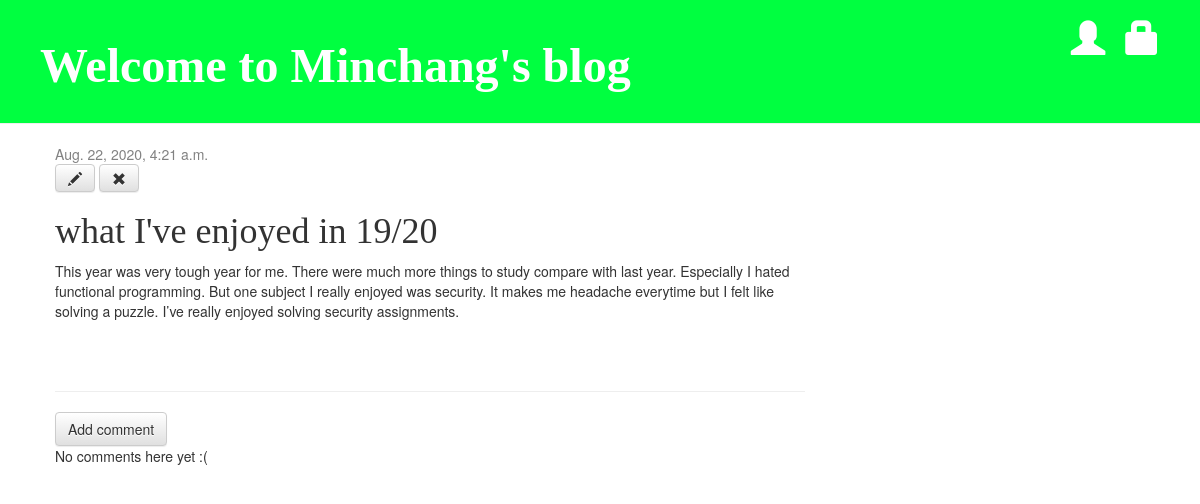
/post/6, run on the app's committed database.
### blog/models.py (models this page shows, shortened)
class Post(models.Model):
    author = models.ForeignKey(settings.AUTH_USER_MODEL, on_delete = models.CASCADE)
    title = models.CharField(max_length=200)
    text = models.TextField()
    created_date = models.DateTimeField(
            default=timezone.now)
    published_date = models.DateTimeField(
            blank=True, null=True)

### blog/views.py (the view)
# urls.py: path('post/<int:pk>', views.post_detail, name='post_detail'),
def post_detail(request, pk):
    post = get_object_or_404(Post, pk=pk)
    return render(request, 'blog/post_detail.html', {'post' : post})

### blog/templates/blog/post_detail.html
{% extends 'blog/base.html' %}
{% block content %}
  <div class="post">
    {% if post.published_date %}
      <div class="date">
        {{ post.published_date}}
      </div>
    {% else %}
      <a class="btn btn-default" href="{% url 'post_publish' pk=post.pk %}">Publish</a>
    {% endif %}
    <a class="btn btn-default" href="{% url 'post_edit' pk=post.pk %}"><span class="glyphicon glyphicon-pencil"></span></a>
    <a class="btn btn-default" href="{% url 'post_remove' pk=post.pk %}"><span class="glyphicon glyphicon-remove"></span></a>
    <h1>{{ post.title }}</h1>
    <p>{{ post.text|linebreaksbr }}</p>
  </div>
  <hr>
  <a class="btn btn-default" href="{% url 'add_comment_to_post' pk=post.pk %}">Add comment</a>
  {% for comment in post.comments.all %}
    {% if user.is_authenticated or comment.approved_comment %}
    <div class="comment">
        <div class="date">
            {{ comment.created_date }}
            {% if not comment.approved_comment %}
                <a class="btn btn-default" href="{% url 'comment_remove' pk=comment.pk %}"><span class="glyphicon glyphicon-remove"></span></a>
                <a class="btn btn-default" href="{% url 'comment_approve' pk=comment.pk %}"><span class="glyphicon glyphicon-ok"></span></a>
            {% endif %}
        </div>
        <strong>{{ comment.author }}</strong>
        <p>{{ comment.text|linebreaks }}</p>
    </div>
    {% endif %}
  {% empty %}
      <p>No comments here yet :(</p>
  {% endfor %}
{% endblock %}

### blog/static/css/blog.css (style rules this page uses)
body { padding-left: 0px; }
h1, h2, h3, h4 { font-family: 'Lobster', cursive; }
.date { color: #828282; }
.post { margin-bottom: 70px; }

### data on the page
Post: published_date "Aug. 22, 2020, 4:21 a.m.", title "what I've enjoyed in 19/20", text "This year was very tough year for me. There were much more things to study compare with last year. Especially I hated functional programming. But one subject I really enjoyed was security. It makes me headache everytime but I felt like solving a puzzle. I’ve really enjoyed solving security assignments."
